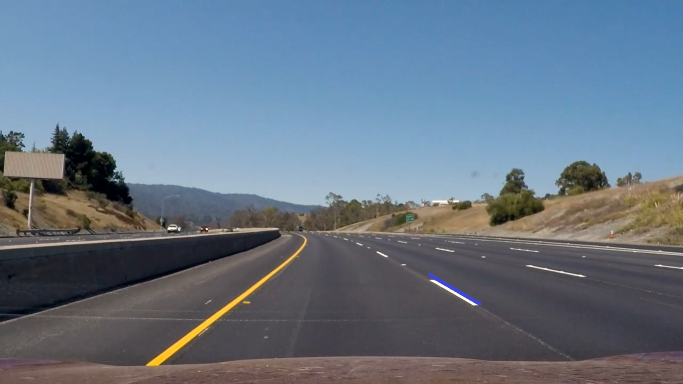
#> input picture test.png, 1366 x 768 px, given in place of 2_.mp4, which was not available (shown at 1/2 size)
$ python hsv2.py
#> lines starting #> are read from the running program, lines starting #| are printed output that depends on the picture; after the words box and inside, x2 and y2 are one past the last pixel; in counts of white or black regions, pixels touching at a corner belong together; pictures that were not available may be replaced by others from this repository, and a replacement may not be noted
import cv2
import numpy as np
import imutils
import matplotlib.pyplot as plt
import moviepy.editor as mp
from datetime import datetime

cap = cv2.VideoCapture("C:/Users/hung phung/Videos/3_làn_đi_ở_2/2_.mp4")
# clip = mp.VideoFileClip("original.mp4")
# clip_resized = clip.resize(height=360)
frame=0
sai_di=0
sai_lan=0
cat=270
while True:
    ret,image=cap.read()
#> image is the input picture: shape (768, 1366, 3); mean B, G, R 133.4, 117.6, 102.7
    cao=image.shape[0]
#> cao = 768
    rong=image.shape[1]
#> rong = 1366
    frame+=1
    if frame==1:
        k=0
        tb=0
        img=cv2.cvtColor(image, cv2.COLOR_BGR2GRAY)
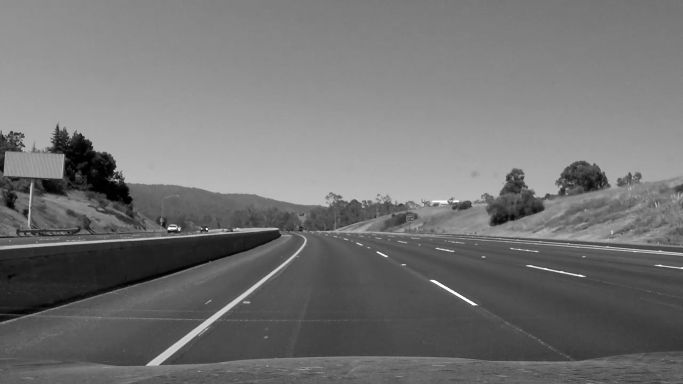
#> img: shape (768, 1366) (shown at 1/2 size); min 0, max 255, mean 115
        for i in range(rong):
            for j in range(cao):
                k=k+img[j,i]
#> after the loop, k = 120610376
    tb=int(round(k/(cao*rong)))
#> tb = 115
    #image=imutils.resize(image,width=1280)
    lane_image = cv2.GaussianBlur(image,(5,5),0)
    lane_image=lane_image[cao-cat:,:,:]
#> lane_image: shape (270, 1366, 3)
    hsv=cv2.cvtColor(lane_image, cv2.COLOR_BGR2HSV)
#> hsv: shape (270, 1366, 3); mean H, S, V 96.1, 38.6, 88.3
    low_yellow = np.array([0,78, 157])
    up_yellow = np.array([38, 255, 255])
    mask_yellow = cv2.inRange(hsv,low_yellow,up_yellow)
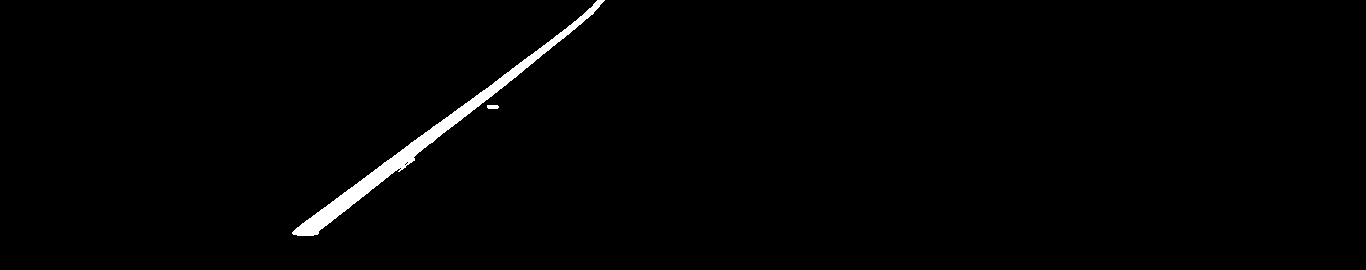
#> mask_yellow: shape (270, 1366); 1.2% white; 2 white regions, box (x1, y1, x2, y2) and area: (292, 0, 605, 236) 4301, (487, 105, 499, 109) 45
    result=cv2.bitwise_and(lane_image,lane_image,mask=mask_yellow)
    canny=cv2.Canny(result,100,250)
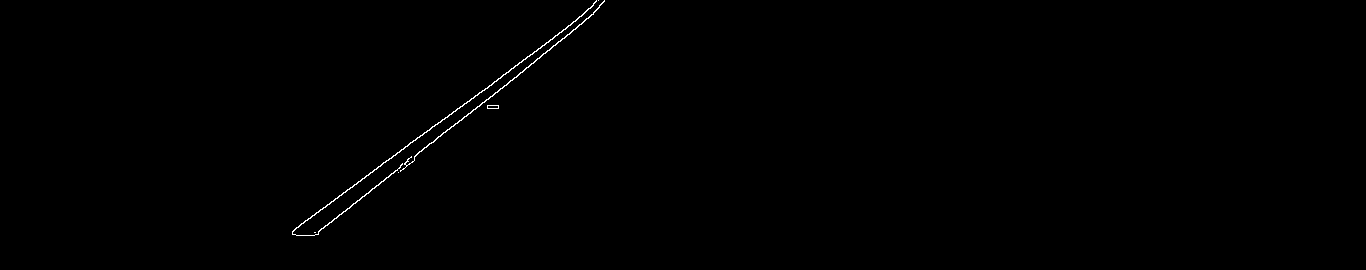
#> canny: shape (270, 1366); 0.31% white in thin lines or dots, all inside (x1, y1, x2, y2) = (292, 0, 605, 236)
    lines=cv2.HoughLinesP(canny,2,np.pi/180,100,np.array([]),minLineLength=10,maxLineGap=1)
#> lines = [[414, 156, 525, 69], [444, 119, 583, 14], [307, 220, 427, 130], [318, 232, 400, 167], [582, 22, 594, 12], [560, 41, 578, 26], [517, 75, 581, 23]]
    b=0
    try:
        for line in lines:
            solan=[]
            solan2=[]
            x1,y1,x2,y2=line.reshape(4)
            cv2.line(lane_image,(x1,y1),(x2,y2),(255,0,0),5)
            b+=1
            parameters=np.polyfit((x1,x2),(y1,y2),1)#y=parameters[0]*x+parameters[1]
            solan.append(parameters[0])
            solan2.append(parameters[1])
            s1=(cat-parameters[1])/parameters[0]#diem tai y=720
            s2=(0-parameters[1])/parameters[0]#tai y=450
            try:
                triangle =np.array([[(int(round(s1-20)),cat),(int(round(s2-20)),0),(rong,0),(rong,cat)]])
            except OverflowError:
                None
            mask=np.zeros_like(lane_image)
            cv2.fillPoly(mask,triangle,255)
            regionview=cv2.bitwise_and(lane_image,mask)
            hsv2=cv2.cvtColor(regionview, cv2.COLOR_BGR2HSV)
            low_white2 = np.array([0,0, tb])
            up_white2 = np.array([180, 50, 255])
            mask_white2 = cv2.inRange(hsv2,low_white2,up_white2)
            result2=cv2.bitwise_and(regionview,regionview,mask=mask_white2)
            result2=cv2.addWeighted(lane_image,0.8,result2,1,1)
            canny2=cv2.Canny(result2,100,250)
            lines2=cv2.HoughLinesP(canny2,2,np.pi/180,100,np.array([]),minLineLength=10,maxLineGap=1)
            dem=0
            try:
                for line1 in lines2:
                    x11,y11,x22,y22=line1.reshape(4)
                    parameters2=np.polyfit((x11,x22),(y11,y22),1)
                    cv2.line(lane_image,(x11,y11),(x22,y22),(255,0,0),5)
                    if abs(parameters2[0])>0.3:
                        for i in range(len(solan)):
                            if abs(parameters2[0]-solan[i])<0.5:
                                dem+=1
                        if dem==0:
                            solan.append(parameters2[0])
                            solan2.append(parameters2[1])
                    danh_gia_lan=len(solan)-1
                    dem_lan=[]
                    try:
                        for d in range(len(solan)):
                            s1=(90-solan2[d])/solan[d]
                            dem_lan.append(s1)
                            cv2.putText(lane_image,'so lan:'+str(len(solan)-1), (int(20),int(20)),cv2.FONT_HERSHEY_SIMPLEX, 1, (2,255,255), lineType=cv2.LINE_AA)
                            minh=min(solan)
                            if solan[d]==minh:
                                s3=(90-solan2[d])/solan[d]
                        dem_lan.sort()
                        for d in range(len(s1)-1):
                            if d!=len(s1):
                                cv2.putText(lane_image,'lan:'+str(d+1), (int(sx[d]),int(90)),cv2.FONT_HERSHEY_SIMPLEX, 1, (2,255,255), lineType=cv2.LINE_AA)
                        for d in range(len(dem_lan)):
                            if dem_lan[d]==s3:
                                danh_gia_dang_di=d+1
                                cv2.putText(lane_image,'lan dang di:'+str(d+1), (int(20),int(50)),cv2.FONT_HERSHEY_SIMPLEX, 1, (2,255,255), lineType=cv2.LINE_AA)
                    except OverflowError:
                        None
            except TypeError:
                danh_gia_lan=1
                danh_gia_dang_di=1
                cv2.putText(lane_image,'so lan:'+str(1), (int(20),int(20)),cv2.FONT_HERSHEY_SIMPLEX, 1, (2,255,255), lineType=cv2.LINE_AA)
                cv2.putText(lane_image,'lan dang di:'+str(1), (int(20),int(50)),cv2.FONT_HERSHEY_SIMPLEX, 1, (2,255,255), lineType=cv2.LINE_AA)
            if b==1:
                break
#> this loop made 1 pass
#> (x1, y1, x2, y2, b, parameters, s2) on pass 1: (414, 156, 525, 69, 1, [-0.784, 480.5], 613)
#> pass 1, `regionview=cv2.bitwise_and(lane_image,mask)`:
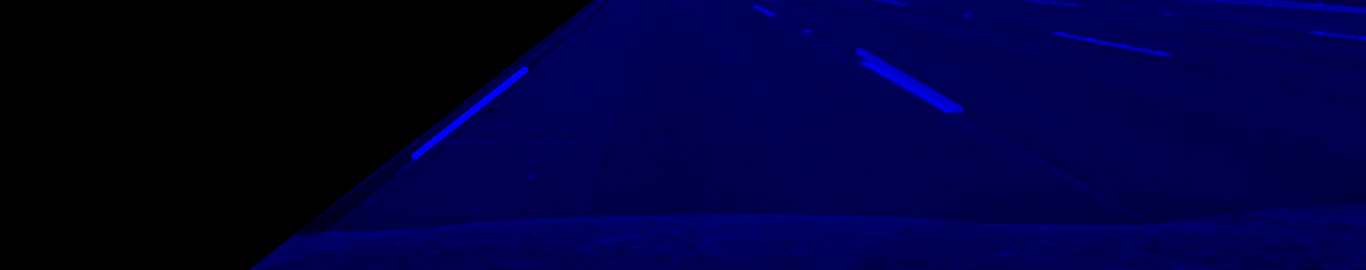
#> regionview: shape (270, 1366, 3); mean B, G, R 58.3, 0, 0
#> after the loop: canny2: shape (270, 1366); 0.86% white in thin lines or dots, all inside (x1, y1, x2, y2) = (0, 0, 1366, 234)
#> after the loop:
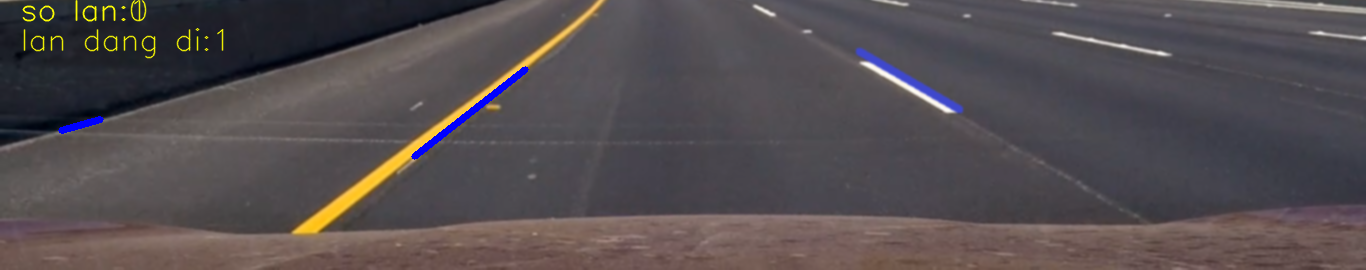
#> lane_image: shape (270, 1366, 3); mean B, G, R 80.2, 77.5, 84.4
#> after the loop:
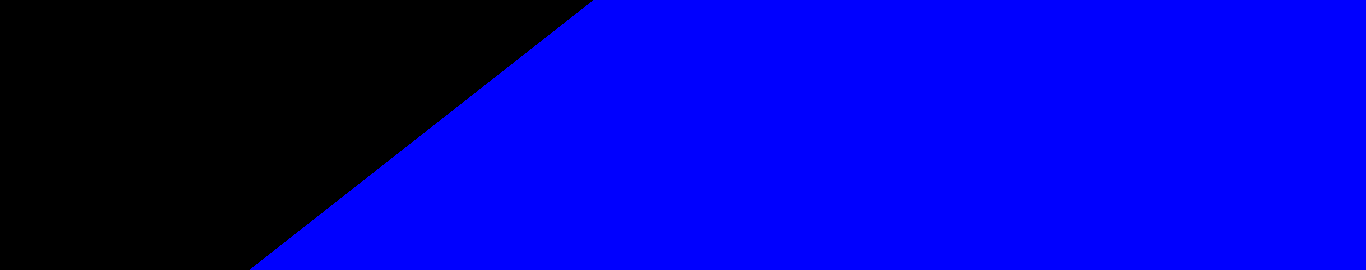
#> mask: shape (270, 1366, 3); mean B, G, R 176.3, 0, 0
#> after the loop:
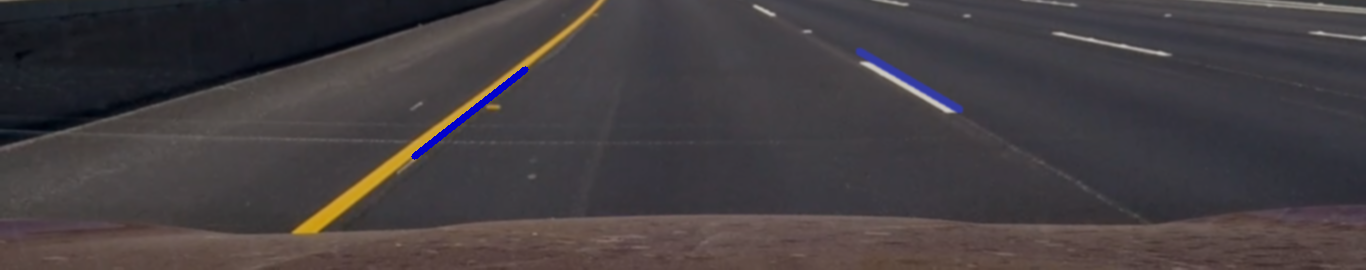
#> result2: shape (270, 1366, 3); mean B, G, R 65.1, 62.6, 68.1
#> after the loop, b = 1
    except TypeError:
        image2 = cv2.GaussianBlur(image,(5,5),0)
        lane_image=image2[cao-cat:,:,:]
        low_white = np.array([0,0, tb])
        up_white = np.array([180, 146, 255])
        hsv=cv2.cvtColor(lane_image, cv2.COLOR_BGR2HSV)
        mask_white = cv2.inRange(hsv,low_white,up_white)
        result3=cv2.bitwise_and(lane_image,lane_image,mask=mask_white)
        img2=cv2.cvtColor(result3, cv2.COLOR_BGR2GRAY)
        # [4 lines of commented-out code are left out]
        canny2=cv2.Canny(result3,100,250)
        lines2=cv2.HoughLinesP(canny2,2,np.pi/180,100,np.array([]),minLineLength=5,maxLineGap=1)
        heso_a=[]
        heso_b=[]
        sx=[]
        danh_gia_lan=0
        danh_gia_dang_di=0
        try:
            for line in lines2:
                x1,y1,x2,y2=line.reshape(4)
                parameters=np.polyfit((x1,x2),(y1,y2),1)
                cv2.line(lane_image,(x1,y1),(x2,y2),(255,0,0),5)
                loai=0
                if abs(parameters[0])>0.3:
                    for g in range(len(heso_a)):
                        if abs(heso_a[g]-parameters[0])<0.5:
                            loai+=1
                    if loai==0:
                        heso_a.append(parameters[0])
                        heso_b.append(parameters[1])
            danh_gia_lan=len(heso_a)-1
            # [38 lines of commented-out code are left out]
            try:
                for d in range(len(heso_a)):
                    s1=(90-heso_b[d])/heso_a[d]
                    s2=(90-heso_b[d])/heso_a[d]
                    sx.append(s2)
                    cv2.putText(lane_image,'so lan:'+str(len(heso_a)-1), (int(20),int(20)),cv2.FONT_HERSHEY_SIMPLEX, 1, (2,255,255), lineType=cv2.LINE_AA)
                    minh=min(heso_a)
                    if heso_a[d]==minh:
                        s3=(90-heso_b[d])/heso_a[d]
                        # danh_gia_dang_di=d
                        # cv2.putText(lane_image,'lan dang di:'+str(d), (int(20),int(50)),cv2.FONT_HERSHEY_SIMPLEX, 1, (2,255,255), lineType=cv2.LINE_AA)
                sx.sort()
                for d in range(len(sx)-1):
                    if d!=len(sx):
                        cv2.putText(lane_image,'lan:'+str(d+1), (int(sx[d]),int(90)),cv2.FONT_HERSHEY_SIMPLEX, 1, (2,255,255), lineType=cv2.LINE_AA)
                for d in range(len(sx)):
                    if sx[d]==s3:
                        danh_gia_dang_di=d+1
                        cv2.putText(lane_image,'lan dang di:'+str(d+1), (int(20),int(50)),cv2.FONT_HERSHEY_SIMPLEX, 1, (2,255,255), lineType=cv2.LINE_AA)
            except  OverflowError:
                None
        except TypeError:
            danh_gia_lan=len(heso_a)-1
            danh_gia_dang_di=d
            cv2.putText(lane_image,'so lan:'+str(1), (int(20),int(20)),cv2.FONT_HERSHEY_SIMPLEX, 1, (2,255,255), lineType=cv2.LINE_AA)
            cv2.putText(lane_image,'lan dang di:'+str(1), (int(20),int(50)),cv2.FONT_HERSHEY_SIMPLEX, 1, (2,255,255), lineType=cv2.LINE_AA)
        if danh_gia_lan!=3:
            sai_lan+=1
        if danh_gia_dang_di!=2:
            sai_di+=1
    cv2.imshow('hung',lane_image)
    # cv2.imshow('hung2',result2)
    # combo_image = cv2.addWeighted(lane_image,0.8,regionview,1,1)
    if cv2.waitKey(1) & 0xFFF == ord('q'): #press q to quit
#> (key q is pressed here)
        break
# print(sai_lan,sai_di,frame)
cap.release()
cv2.destroyAllWindows()

$ run again, on PHANLAN2.png
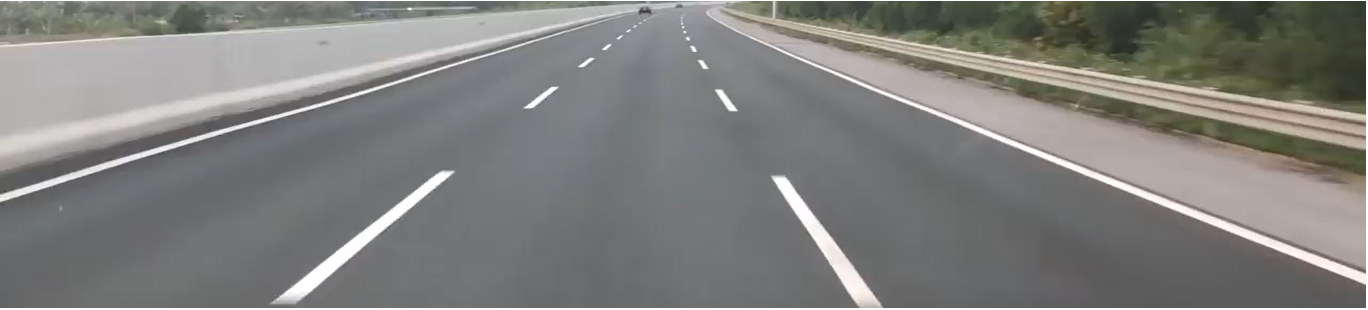
#> input picture PHANLAN2.png, 1368 x 310 px, given in place of 2_.mp4, which was not available
#> image is the input picture: shape (310, 1368, 3); mean B, G, R 125.5, 128.1, 127.9
#> after the loop `for i in range(rong):`: k = 54207692
#> tb = 128
#> `lane_image=lane_image[cao-cat:,:,:]`:
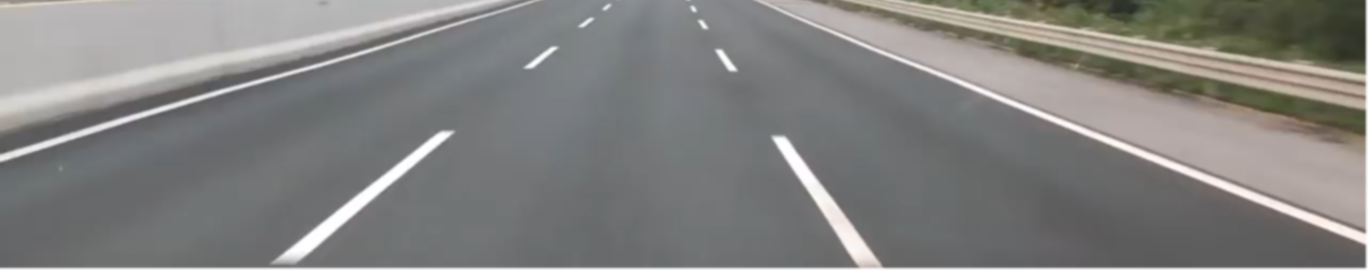
#> lane_image: shape (270, 1368, 3); mean B, G, R 127.2, 128.8, 129.1
#> hsv: shape (270, 1368, 3); mean H, S, V 70.6, 14.9, 131.9
#> mask_yellow: shape (270, 1368); every value is 0
#> result: shape (270, 1368, 3); every value is 0
#> lines = None
#> low_white = [0, 0, 128]
#> up_white = [180, 146, 255]
#> mask_white: shape (270, 1368); 34.2% white; 14 white regions (9 under 20 px), largest, box (x1, y1, x2, y2) and area: (0, 0, 1368, 270) 87561, (0, 0, 520, 132) 35075, (270, 129, 456, 265) 3482, (846, 55, 866, 63) 93, (395, 56, 411, 62) 52
#> `canny2=cv2.Canny(result3,100,250)`:
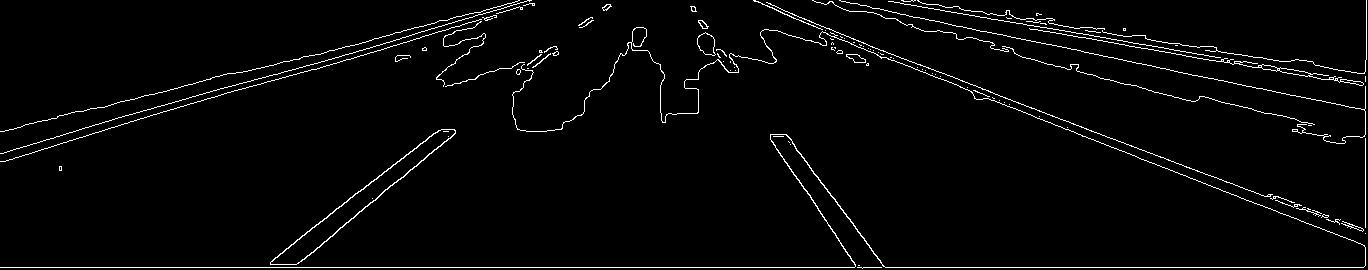
#> canny2: shape (270, 1368); 2.7% white in thin lines or dots
#> `danh_gia_lan=0`: danh_gia_lan = 0
#> `danh_gia_lan=len(heso_a)-1`: danh_gia_lan = 3
